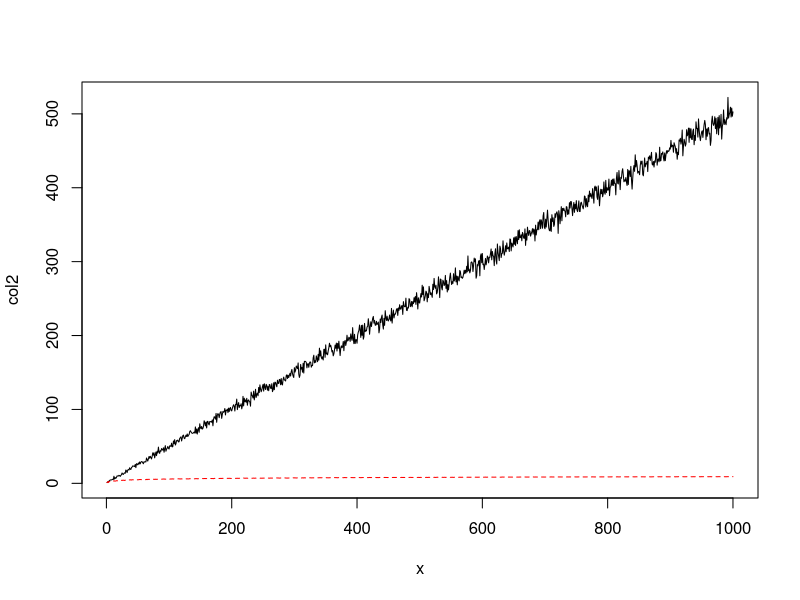

Generate this figure with R:
setwd(dir = "/home/arthur/Documentos/UFAL/Huffman/Comparation")
data <- read.table("file.txt")

col2 <- data[,2]
col3 <- data[,3]

x <- 1:length(col2)

plot(x,col2, type='l', ylim=c(min(col2,col3),max(col2,col3)))
points(col3, type='l', col='red', lty=2)
